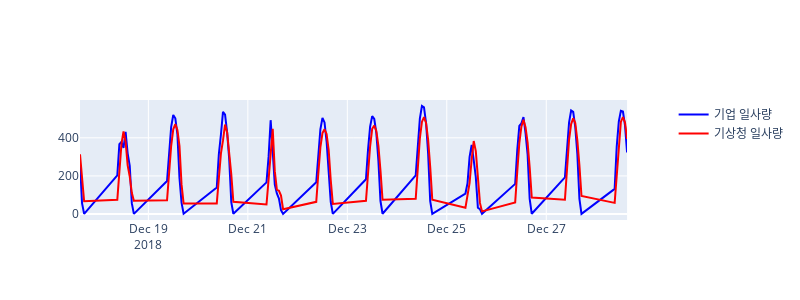

Notebook cell for this chart:
### Code cell
print(ent_other_joinset.corr()[:1]["match_solar"])
make_graph("env_slopesolar", "match_solar", ent_other_joinset[500:600])
